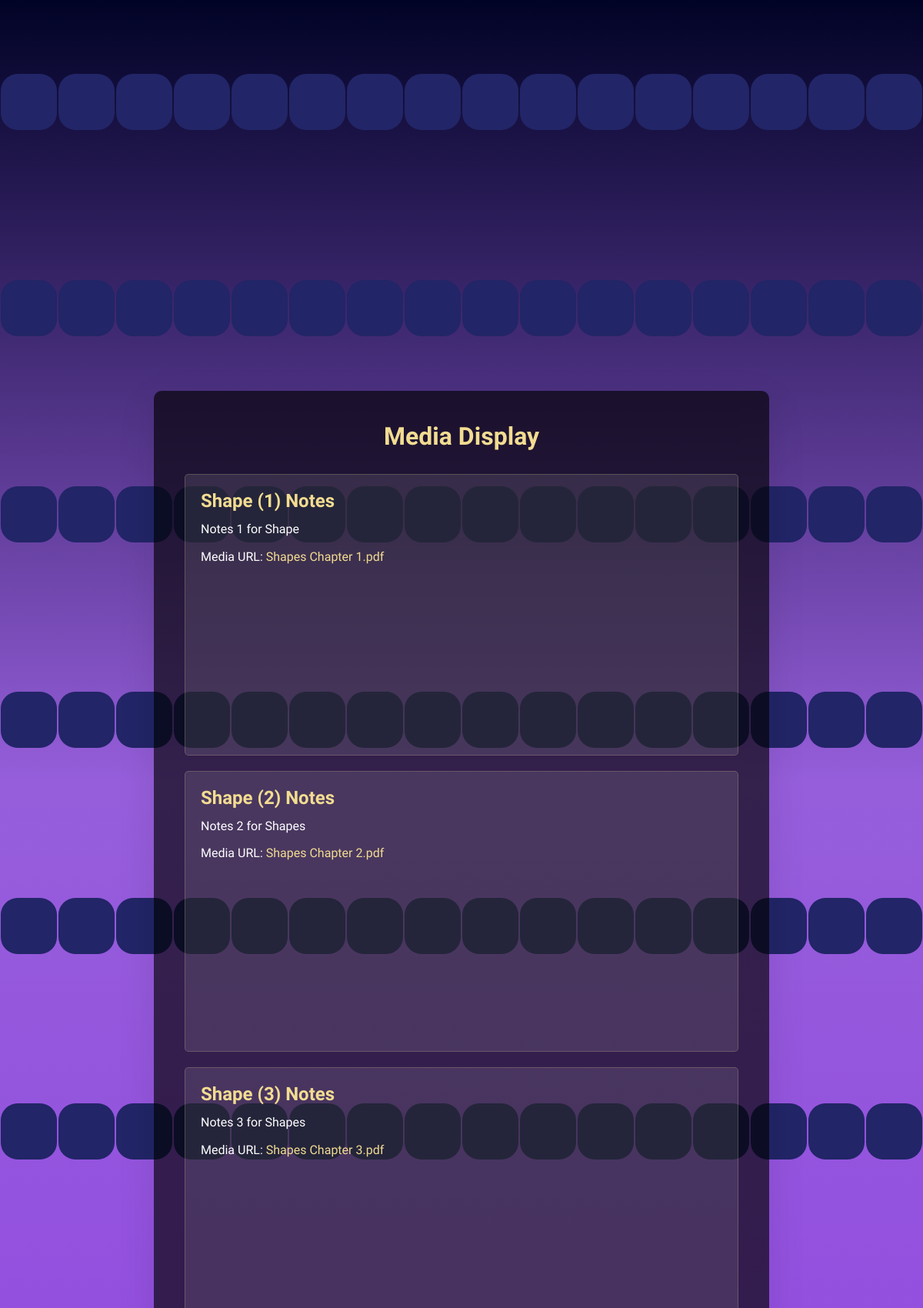
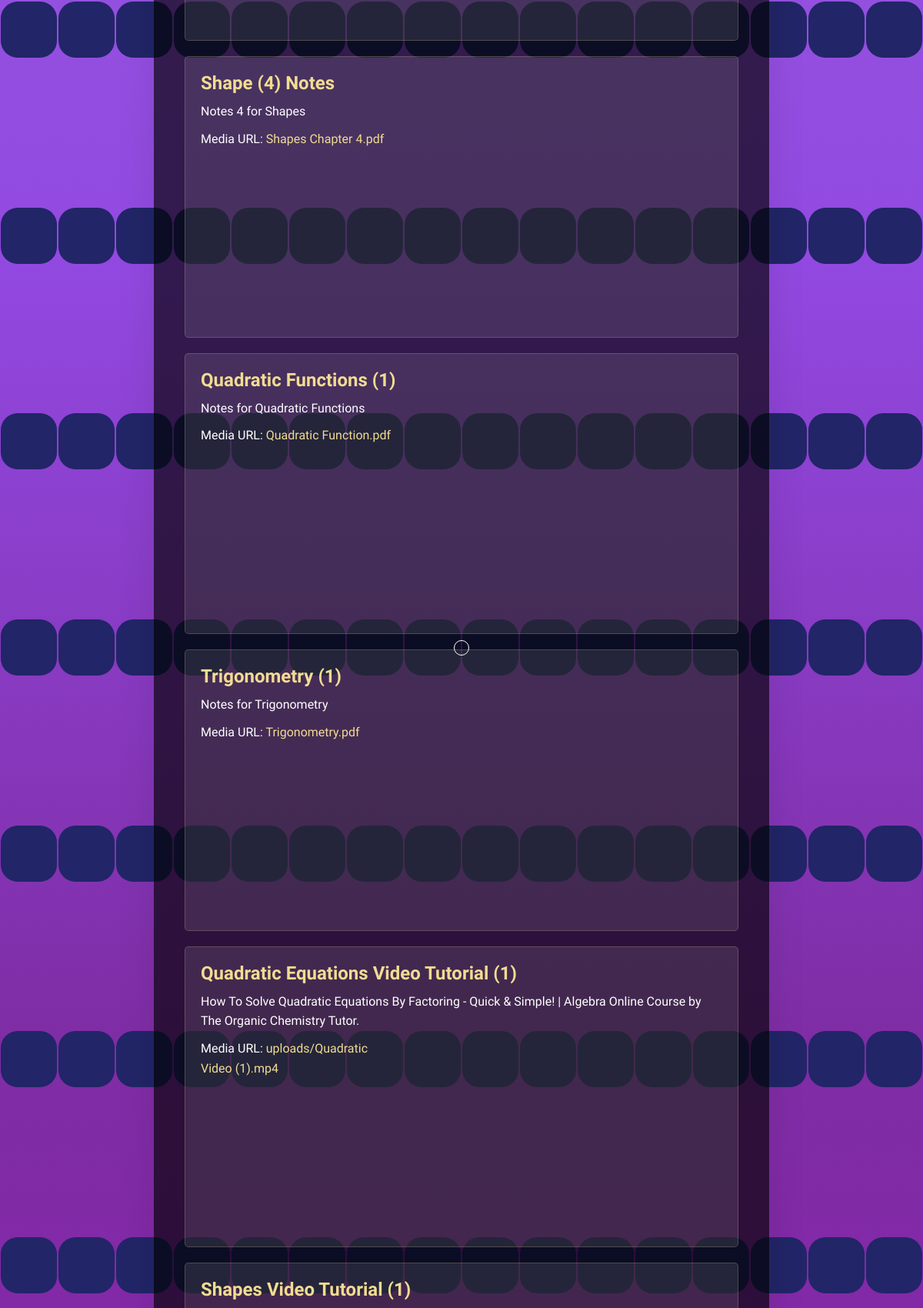
Screenshot of /viewmaterial.php (upper part) with the database file from the repository (2 pictures, top to bottom).
### tables this page shows
CREATE TABLE IF NOT EXISTS `materials` (
  `material_id` int NOT NULL AUTO_INCREMENT,
  `title` text NOT NULL,
  `description` text NOT NULL,
  `created_at` timestamp NOT NULL,
  PRIMARY KEY (`material_id`)
);

CREATE TABLE IF NOT EXISTS `media` (
  `media_id` int NOT NULL AUTO_INCREMENT,
  `media_type` enum('image','video','slides','') NOT NULL,
  `media_URL` varchar(255) NOT NULL,
  `material_id` int DEFAULT NULL,
  `discussion_id` int DEFAULT NULL,
  `comment_id` int DEFAULT NULL,
  `question_id` int DEFAULT NULL,
  `response_id` int DEFAULT NULL,
  `badge_id` int DEFAULT NULL,
  `faq_id` int DEFAULT NULL,
  PRIMARY KEY (`media_id`),
  KEY `media_ibfk_1` (`discussion_id`),
  KEY `comment_id` (`comment_id`),
  KEY `material_id` (`material_id`),
  KEY `question_id` (`question_id`),
  KEY `response_id` (`response_id`),
  KEY `badge_id` (`badge_id`),
  KEY `faq_id` (`faq_id`)
);

### viewmaterial.php (the view, shortened to what this page needs)
<?php
$servername = "localhost";
$username = "root";
$password = "";
$dbname = "gimkit";
$conn = new mysqli($servername, $username, $password, $dbname);
$sql_materials = "SELECT * FROM materials";
$result_materials = $conn->query($sql_materials);
?>
<!DOCTYPE html>
<html lang="en">
<head>
</head>
<body>
<div class="cursor"></div>
    <section>
        <?php for ($i = 0; $i < 300; $i++): ?>
            <span></span>
        <?php endfor; ?>
    </section>
    <div class="container">
        <h1>Media Display</h1>
        <?php
        if ($result_materials->num_rows > 0) {
            while($row_material = $result_materials->fetch_assoc()) {
                echo "<div class='material'>";
                echo "<h2>" . htmlspecialchars($row_material["title"]) . "</h2>";
                echo "<p>" . htmlspecialchars($row_material["description"]) . "</p>";
                $sql_media = "SELECT * FROM media WHERE material_id = " . $row_material["material_id"];
                $result_media = $conn->query($sql_media);
                if ($result_media->num_rows > 0) {
                    while($row_media = $result_media->fetch_assoc()) {
                        echo "<div class='media'>";
                        if ($row_media["media_type"] == "image") {
                            $image_path = htmlspecialchars($row_media["media_URL"]);
                            echo "<img src='" . $image_path . "' alt='Media'>";
                        } else {
                            echo "<p>Media URL: <a href='" . htmlspecialchars($row_media["media_URL"]) . "' target='_blank'>" . htmlspecialchars($row_media["media_URL"]) . "</a></p>";
                        }
                        echo "</div>";
                    }
                } else {
                    echo "<p>No media found for this material.</p>";
                }
                echo "</div>";
            }
        } else {
            echo "<p>No materials found.</p>";
        }
        ?>
    </div>
</body>
</html>

### viewmaterial.php (style rules this page uses)
* { margin: 0; padding: 0; box-sizing: border-box; font-family: 'Bagel Fat One', sans-serif; cursor: url('icons8-cursor-100.png'), auto; }
body { display: flex; justify-content: center; align-items: center; min-height: 100vh; background: #010326; overflow-x: hidden; margin: 0; font-family:'Bagel Fat One', sans-serif; }
.container { background-color: rgba(0, 0, 0, 0.65); border-radius: 10px; box-shadow: 0 15px 50px rgba(0, 0, 0, 0.1); width: 800px; max-width: 90%; padding: 40px; z-index: 10; overflow-y: auto; max-height: 80vh; }
h1 { text-align: center; color: #F2DC91; margin-bottom: 30px; font-family: 'Bagel Fat One', sans-serif; }
.material { border: 1px solid rgba(242, 220, 145, 0.2); padding: 20px; margin-bottom: 20px; background-color: rgba(255, 255, 255, 0.1); border-radius: 5px; transition: all 0.3s ease; }
.material h2 { color: #F2DC91; font-family: 'Bagel Fat One', sans-serif; margin-bottom: 10px; }
.material p { color: #fff; line-height: 1.6; }
.media { margin-top: 10px; width: 250px; height: 250px; }
.media a { color: #F2DC91; text-decoration: none; transition: color 0.3s ease; }
.cursor { width: 20px; height: 20px; border: 1px solid #fff; border-radius: 50%; position: fixed; pointer-events: none; z-index: 9999; }
section { position: fixed; width: 100vw; height: 100vh; display: flex; justify-content: center; align-items: center; gap: 2px; flex-wrap: wrap; overflow: hidden; }
section::before { content: ''; position: absolute; width: 100%; height: 100%; background: linear-gradient(#010326, #965edb, #9249e1, rgb(127, 45, 165), rgb(138, 33, 173), #010326); animation: animate 10s linear infinite; }
section span { position: relative; display: block; width: calc(6.25vw - 2px); height: calc(6.25vw - 2px); background: #222567; z-index: 2; transition: 1.3s; border-radius: 30%; }
p { color: white; }

### rows the page displays
materials: title "Shape (1) Notes", description "Notes 1 for Shape"
media: media_URL "Shapes Chapter 1.pdf"
materials: title "Shape (2) Notes", description "Notes 2 for Shapes"
media: media_URL "Shapes Chapter 2.pdf"
materials: title "Shape (3) Notes", description "Notes 3 for Shapes"
media: media_URL "Shapes Chapter 3.pdf"
materials: title "Shape (4) Notes", description "Notes 4 for Shapes"
media: media_URL "Shapes Chapter 4.pdf"
materials: title "Quadratic Functions (1)", description "Notes for Quadratic Functions"
media: media_URL "Quadratic Function.pdf"
materials: title "Trigonometry (1)", description "Notes for Trigonometry"
media: media_URL "Trigonometry.pdf"
materials: title "Quadratic Equations Video Tutorial (1)", description "How To Solve Quadratic Equations By Factoring - Quick & Simple! | Algebra Online Course by The Organic Chemistry Tutor."
media: media_URL "uploads/Quadratic Video (1).mp4"
materials: title "Shapes Video Tutorial (1)"
